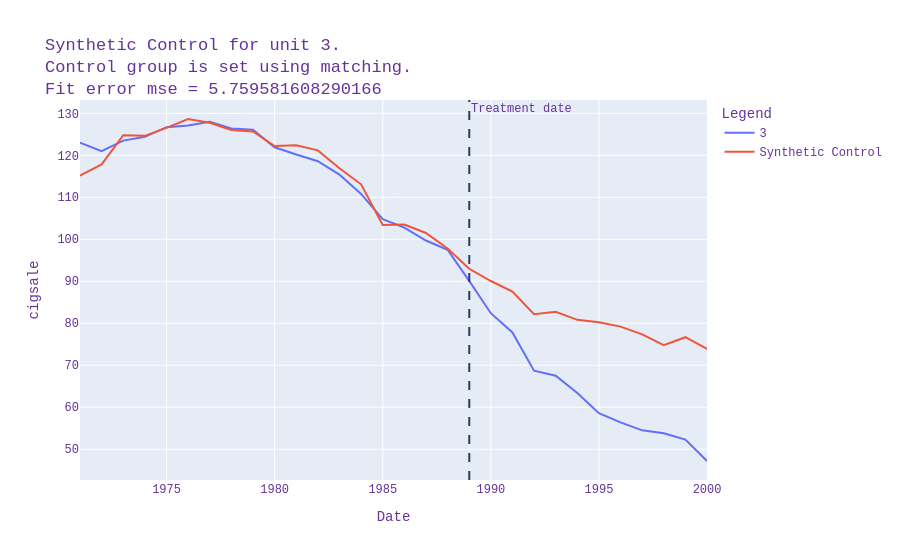
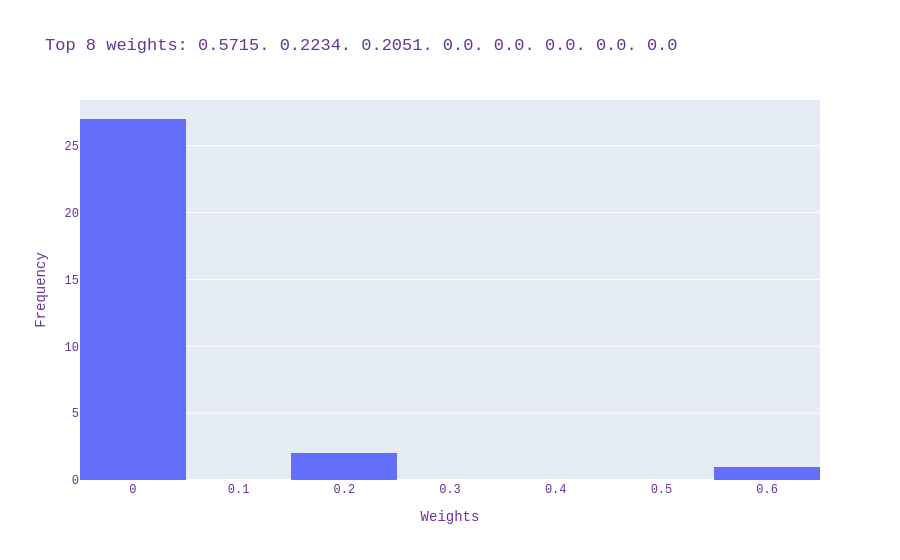
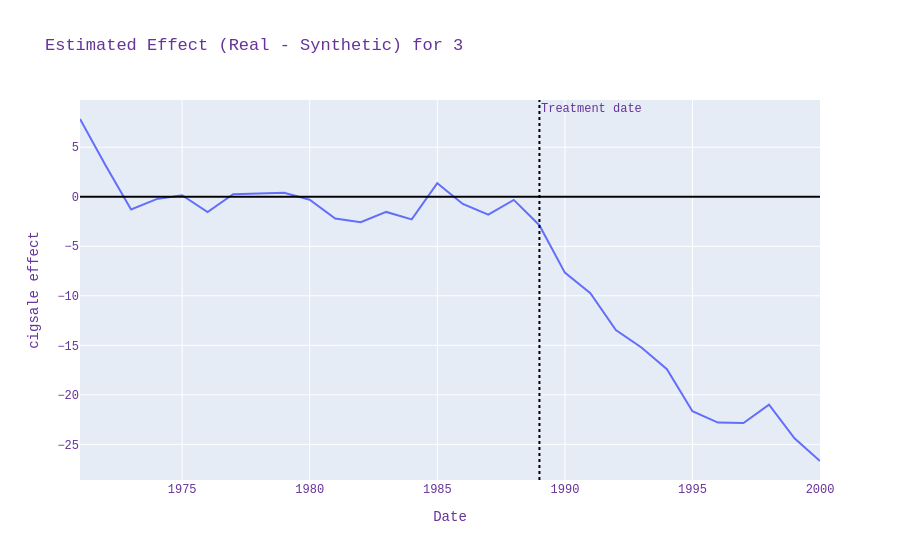

Source (notebook cell) for these figures, in order:
### Markdown cell above
### Визуализируем результат Synthetic Control

Что делаем:
- строим `real vs synthetic`, веса доноров и эффект.

Зачем:
- проверить качество фита и характер пост-treatment разрыва.

### Code cell
sc_feature.plot_results(feature="cigsale", top_weights_to_plot=8, with_effect=True)

### Figure 1 — Plotly figure (JSON) as saved in the notebook; plotly's stock layout.template omitted (floating-point values rounded to 4 significant figures)
{"data": [{"mode": "lines", "name": "3", "type": "scatter", "x": ["1970-12-31T00:00:00", "1971-12-31T00:00:00", "1972-12-31T00:00:00", "1973-12-31T00:00:00", "1974-12-31T00:00:00", "1975-12-31T00:00:00", "1976-12-31T00:00:00", "1977-12-31T00:00:00", "1978-12-31T00:00:00", "1979-12-31T00:00:00", "1980-12-31T00:00:00", "1981-12-31T00:00:00", "1982-12-31T00:00:00", "1983-12-31T00:00:00", "1984-12-31T00:00:00", "1985-12-31T00:00:00", "1986-12-31T00:00:00", "1987-12-31T00:00:00", "1988-12-31T00:00:00", "1989-12-31T00:00:00", "1990-12-31T00:00:00", "1991-12-31T00:00:00", "1992-12-31T00:00:00", "1993-12-31T00:00:00", "1994-12-31T00:00:00", "1995-12-31T00:00:00", "1996-12-31T00:00:00", "1997-12-31T00:00:00", "1998-12-31T00:00:00", "1999-12-31T00:00:00"], "y": [123.0, 121.0, 123.5, 124.4, 126.7, 127.1, 128.0, 126.4, 126.1, 121.9, 120.2, 118.6, 115.4, 110.8, 104.8, 102.8, 99.7, 97.5, 90.1, 82.4, 77.8, 68.7, 67.5, 63.4, 58.6, 56.4, 54.5, 53.8, 52.3, 47.2]}, {"mode": "lines", "name": "Synthetic Control", "type": "scatter", "x": ["1970-12-31T00:00:00", "1971-12-31T00:00:00", "1972-12-31T00:00:00", "1973-12-31T00:00:00", "1974-12-31T00:00:00", "1975-12-31T00:00:00", "1976-12-31T00:00:00", "1977-12-31T00:00:00", "1978-12-31T00:00:00", "1979-12-31T00:00:00", "1980-12-31T00:00:00", "1981-12-31T00:00:00", "1982-12-31T00:00:00", "1983-12-31T00:00:00", "1984-12-31T00:00:00", "1985-12-31T00:00:00", "1986-12-31T00:00:00", "1987-12-31T00:00:00", "1988-12-31T00:00:00", "1989-12-31T00:00:00", "1990-12-31T00:00:00", "1991-12-31T00:00:00", "1992-12-31T00:00:00", "1993-12-31T00:00:00", "1994-12-31T00:00:00", "1995-12-31T00:00:00", "1996-12-31T00:00:00", "1997-12-31T00:00:00", "1998-12-31T00:00:00", "1999-12-31T00:00:00"], "y": [115.1, 117.8, 124.8, 124.6, 126.5, 128.6, 127.7, 126.0, 125.7, 122.2, 122.4, 121.2, 116.9, 113.1, 103.4, 103.5, 101.5, 97.81, 92.97, 90.06, 87.55, 82.16, 82.71, 80.82, 80.26, 79.2, 77.36, 74.79, 76.68, 73.88]}], "layout": {"annotations": [{"showarrow": false, "text": "Treatment date", "x": 599600000000.0, "xanchor": "left", "xref": "x", "y": 1, "yanchor": "top", "yref": "y domain"}], "font": {"color": "RebeccaPurple", "family": "Courier New, monospace", "size": 12}, "legend": {"title": {"text": "Legend"}}, "shapes": [{"line": {"dash": "dash"}, "type": "line", "x0": 599600000000.0, "x1": 599600000000.0, "xref": "x", "y0": 0, "y1": 1, "yref": "y domain"}], "title": {"text": "Synthetic Control for unit 3.<br>Control group is set using matching.<br>Fit error mse = 5.759581608290166"}, "xaxis": {"title": {"text": "Date"}}, "yaxis": {"title": {"text": "cigsale"}}}}

### Figure 2 — Plotly figure (JSON) as saved in the notebook; plotly's stock layout.template omitted (floating-point values rounded to 4 significant figures)
{"data": [{"bingroup": "x", "hovertemplate": "x=%{x}<br>count=%{y}<extra></extra>", "legendgroup": "", "marker": {"color": "#636efa", "pattern": {"shape": ""}}, "name": "", "nbinsx": 10, "orientation": "v", "showlegend": false, "type": "histogram", "x": [0.0, 5.98e-12, 8.128e-12, 0.0, 6.436e-12, 1.922e-11, 0.0, 1.863e-12, 0.2234, 0.0, 1.372e-11, 0.2051, 3.528e-11, 0.5715, 0.0, 1.018e-11, 0.0, 1.437e-12, 0.0, 0.0, 0.0, 2.473e-12, 0.0, 8.992e-12, 5.254e-12, 0.0, 8.313e-12, 2.497e-11, 0.0, 1.269e-11], "xaxis": "x", "yaxis": "y"}], "layout": {"barmode": "relative", "font": {"color": "RebeccaPurple", "family": "Courier New, monospace", "size": 12}, "legend": {"title": {"text": "Legend"}, "tracegroupgap": 0}, "title": {"text": "Top 8 weights: 0.5715. 0.2234. 0.2051. 0.0. 0.0. 0.0. 0.0. 0.0"}, "xaxis": {"anchor": "y", "domain": [0.0, 1.0], "title": {"text": "Weights"}}, "yaxis": {"anchor": "x", "domain": [0.0, 1.0], "title": {"text": "Frequency"}}}}

### Figure 3 — Plotly figure (JSON) as saved in the notebook; plotly's stock layout.template omitted (floating-point values rounded to 4 significant figures)
{"data": [{"mode": "lines", "name": "Estimated Effect", "type": "scatter", "x": ["1970-12-31T00:00:00", "1971-12-31T00:00:00", "1972-12-31T00:00:00", "1973-12-31T00:00:00", "1974-12-31T00:00:00", "1975-12-31T00:00:00", "1976-12-31T00:00:00", "1977-12-31T00:00:00", "1978-12-31T00:00:00", "1979-12-31T00:00:00", "1980-12-31T00:00:00", "1981-12-31T00:00:00", "1982-12-31T00:00:00", "1983-12-31T00:00:00", "1984-12-31T00:00:00", "1985-12-31T00:00:00", "1986-12-31T00:00:00", "1987-12-31T00:00:00", "1988-12-31T00:00:00", "1989-12-31T00:00:00", "1990-12-31T00:00:00", "1991-12-31T00:00:00", "1992-12-31T00:00:00", "1993-12-31T00:00:00", "1994-12-31T00:00:00", "1995-12-31T00:00:00", "1996-12-31T00:00:00", "1997-12-31T00:00:00", "1998-12-31T00:00:00", "1999-12-31T00:00:00"], "y": [7.854, 3.18, -1.284, -0.2369, 0.1599, -1.545, 0.2664, 0.3715, 0.4062, -0.2932, -2.196, -2.577, -1.529, -2.289, 1.379, -0.7258, -1.803, -0.3148, -2.869, -7.661, -9.746, -13.46, -15.21, -17.42, -21.66, -22.8, -22.86, -20.99, -24.38, -26.68]}], "layout": {"annotations": [{"showarrow": false, "text": "Treatment date", "x": 599600000000.0, "xanchor": "left", "xref": "x", "y": 1, "yanchor": "top", "yref": "y domain"}], "font": {"color": "RebeccaPurple", "family": "Courier New, monospace", "size": 12}, "legend": {"title": {"text": "Legend"}}, "shapes": [{"line": {"color": "black", "width": 2}, "type": "line", "x0": 0, "x1": 1, "xref": "x domain", "y0": 0.0, "y1": 0.0, "yref": "y"}, {"line": {"color": "black", "dash": "dot"}, "type": "line", "x0": 599600000000.0, "x1": 599600000000.0, "xref": "x", "y0": 0, "y1": 1, "yref": "y domain"}], "title": {"text": "Estimated Effect (Real - Synthetic) for 3"}, "xaxis": {"title": {"text": "Date"}}, "yaxis": {"title": {"text": "cigsale effect"}}}}
